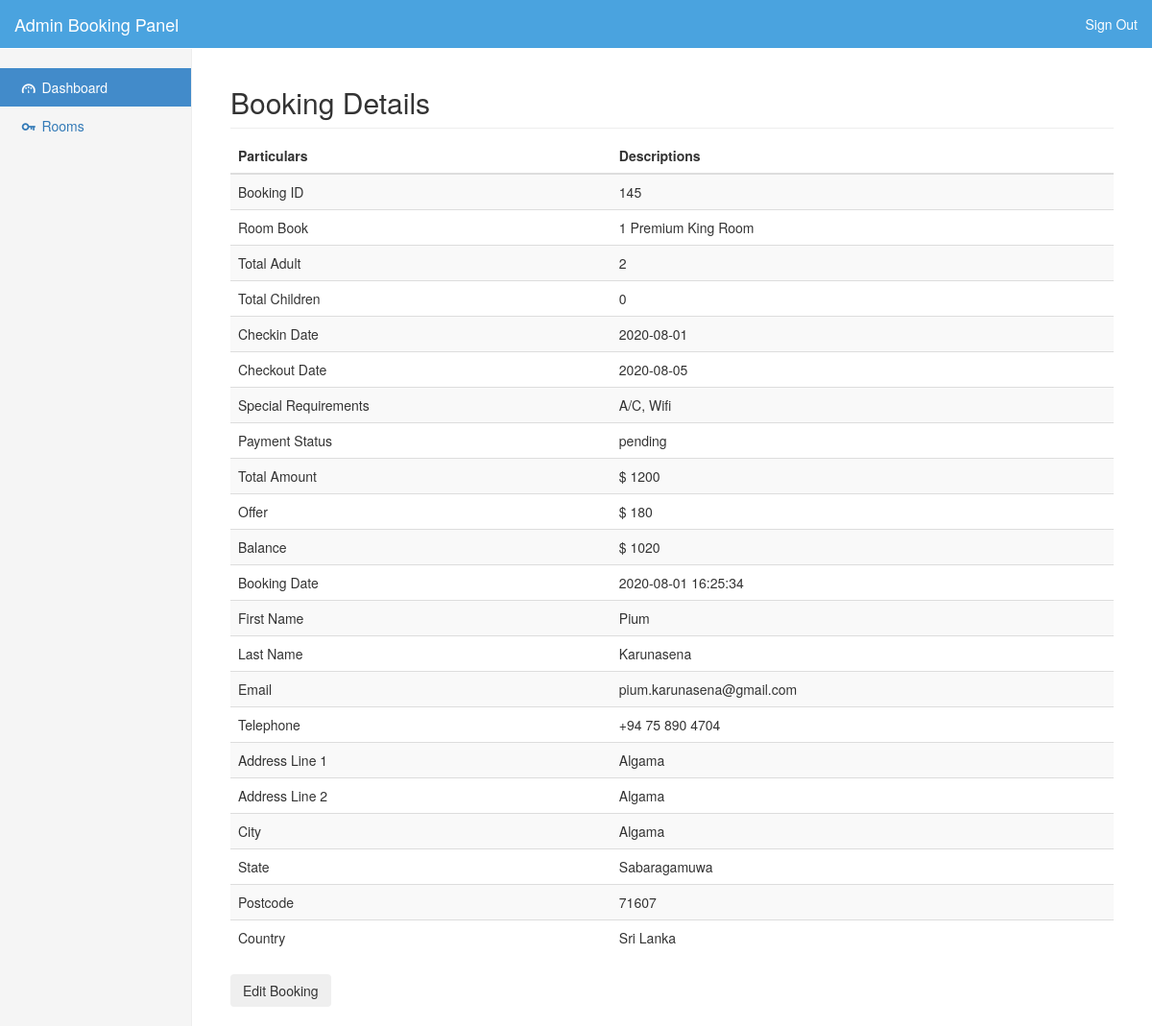
/admin/detail.php?booking=145 (signed in), run on the app's committed database.
### tables this page shows
CREATE TABLE IF NOT EXISTS `booking` (
`booking_id` int(200) NOT NULL,
  `total_adult` int(50) NOT NULL,
  `total_children` int(50) NOT NULL,
  `checkin_date` date NOT NULL,
  `checkout_date` date NOT NULL,
  `special_requirement` text NOT NULL,
  `payment_status` varchar(50) NOT NULL,
  `total_amount` double DEFAULT NULL,
  `offer` double NOT NULL,
  `booking_date` timestamp NOT NULL DEFAULT CURRENT_TIMESTAMP,
  `first_name` varchar(30) NOT NULL,
  `last_name` varchar(30) NOT NULL,
  `email` varchar(50) NOT NULL,
  `telephone_no` varchar(30) NOT NULL,
  `add_line1` varchar(100) NOT NULL,
  `add_line2` varchar(100) NOT NULL,
  `city` varchar(30) NOT NULL,
  `state` varchar(30) NOT NULL,
  `postcode` varchar(30) NOT NULL,
  `country` varchar(30) NOT NULL
);

CREATE TABLE IF NOT EXISTS `roombook` (
  `booking_id` int(11) NOT NULL,
  `room_id` int(11) NOT NULL,
  `totalroombook` int(11) NOT NULL,
`id` int(11) NOT NULL
);

CREATE TABLE IF NOT EXISTS `room` (
`room_id` int(255) NOT NULL,
  `total_room` int(255) NOT NULL,
  `capacity` int(255) DEFAULT NULL,
  `size` varchar(30) DEFAULT NULL,
  `bed` varchar(30) DEFAULT NULL,
  `room_name` varchar(50) NOT NULL,
  `descriptions` text,
  `rate` double NOT NULL,
  `imgpath` varchar(100) NOT NULL
);

### admin/detail.php (the view, shortened to what this page needs)
<!DOCTYPE html>
<html lang="en"><head><meta http-equiv="Content-Type" content="text/html; charset=UTF-8">
    <link href="css/bootstrap.min.css" rel="stylesheet">
    <link href="css/dashboard.css" rel="stylesheet">
	<link href="http://ajax.googleapis.com/ajax/libs/jqueryui/1.8/themes/base/jquery-ui.css" rel="stylesheet" type="text/css"/>
	<link href="css/datepicker.css" rel="stylesheet" type="text/css"/>
  <link rel="stylesheet" href="css/fontello.css">
    <link rel="stylesheet" href="css/animation.css">
 </head>
  <body>
    <nav class="navbar navbar-inverse navbar-fixed-top" role="navigation">
      <div class="container-fluid" style="background-color: #4aa3df;">
        <div class="navbar-header">
          <a class="navbar-brand" href="#" style="color: #ffffff;">Admin Booking Panel</a>
        </div>
        <div id="navbar" class="navbar-collapse collapse">
          <ul class="nav navbar-nav navbar-right">
            <li><a href="signout.php" style="color: #ffffff;">Sign Out</a></li>
          </ul>
        </div>
      </div>
    </nav>
    <div class="container-fluid">
      <div class="row">
        <div class="col-sm-3 col-md-2 sidebar">
          <ul class="nav nav-sidebar">
            <li class="active"><a href="dashboard.php"><i class="icon-gauge"></i> Dashboard <span class="sr-only">(current)</span></a></li>
			<li><a href="room.php"><i class="icon-key"></i> Rooms</a></li>
          </ul>
        </div>
        <div class="col-sm-9 col-sm-offset-3 col-md-10 col-md-offset-2 main bookinginfo">
          <h2 class="sub-header">Booking Details</h2>
          <div class="table-responsive">
            <table class="table table-striped">
              <thead>
                <tr>
                  <th>Particulars</th>
                  <th>Descriptions</th>
                </tr>
              </thead>
              <tbody >
			  <?php
			  $result = mysql_query("Select * from booking where booking_id=".$_GET['booking']."");
				if( mysql_num_rows($result) >0){
					while ($rows = mysql_fetch_array($result)){
					print "				<tr><td>Booking ID</td>\n";
					print "				<td>".$rows['booking_id']." </td></tr>\n";
					print "				<tr><td>Room Book</td>\n";
					print "<td>";
					$q = mysql_query("SELECT roombook.totalroombook AS total, room.room_name AS name
																FROM roombook
																LEFT JOIN room ON roombook.room_id = room.room_id
																WHERE roombook.booking_id =".$rows['booking_id'].";");
											while($r = mysql_fetch_array($q))
											{
											print "                  ".$r['total']." ".$r['name']."<br> \n";
											}
					print "</td>";
					print "				</tr>\n";
					print "				<tr><td>Total Adult</td>\n";
					print "				<td>".$rows['total_adult']." </td></tr>\n";
					print "				<tr><td>Total Children</td>\n";
					print "				<td>".$rows['total_children']." </td>	</tr>\n";
					print "				<tr><td>Checkin Date</td>\n";
					print "				<td>".$rows['checkin_date']."</td></tr>\n";
					print "				<tr><td>Checkout Date</td>\n";
					print "				<td>".$rows['checkout_date']."</td></tr>\n";
					print "				<tr><td>Special Requirements</td>\n";
					print "				<td>".$rows['special_requirement']."</td></tr>\n";
					print "				<tr><td>Payment Status</td>\n";
					print "				<td>".$rows['payment_status']." </td>	</tr>\n";
					print "				<tr><td>Total Amount</td>\n";
					print "				<td>$ ".$rows['total_amount']."</td></tr>\n";
					print "				<tr><td>Offer</td>\n";
					print "				<td>$ ".$rows['offer']."</td></tr>\n";
					print "				<tr><td>Balance</td>\n";
					print "				<td>$ ".($rows['total_amount']-$rows['offer'])."</td></tr>\n";
					print "				<tr><td>Booking Date</td>\n";
					print "				<td>".$rows['booking_date']." </td>	</tr>\n";
					print "				<tr><td>First Name</td>\n";
					print "				<td>".$rows['first_name']." </td>	</tr>\n";
					print "				<tr><td>Last Name</td>\n";
					print "				<td>".$rows['last_name']." </td>	</tr>			\n";
					print "				<tr><td>Email</td>\n";
					print "				<td>".$rows['email']." </td>	</tr>\n";
					print "				<tr><td>Telephone</td>\n";
					print "				<td>".$rows['telephone_no']."</td></tr>\n";
					print "				<tr><td>Address Line 1</td>\n";
					print "				<td>".$rows['add_line2']." </td>	</tr>\n";
					print "				<tr><td>Address Line 2</td>\n";
					print "				<td>".$rows['add_line2']."</td></tr>		</tr>\n";
					print "				<tr><td>City</td>\n";
					print "				<td>".$rows['city']."</td></tr>	</tr>\n";
					print "				<tr><td>State</td>\n";
					print "				<td>".$rows['state']."</td></tr>	</tr>\n";
					print "				<tr><td>Postcode</td>\n";
					print "				<td>".$rows['postcode']."</td></tr>	</tr>\n";
					print "				<td>Country</td>\n";
					print "				<td>".$rows['country']."</td></tr>	</tr>";
					}
				}
			  ?>
              </tbody>
            </table>
          </div>
		  <button type="button" class="btn" id="editbook">Edit Booking</button>
        </div>
      </div>
    </div>
</body></html>

### admin/css/dashboard.css (style rules this page uses)
body { padding-top: 50px; }
.sub-header { padding-bottom: 10px; border-bottom: 1px solid #eee; }
.navbar-fixed-top { border: 0; }
.sidebar { display: none; }
@media (min-width: 768px) { .sidebar { position: fixed; top: 51px; bottom: 0; left: 0; z-index: 1000; display: block; padding: 20px; overflow-x: hidden; overflow-y: auto; background-color: #f5f5f5; border-right: 1px solid #eee; } }
.nav-sidebar { margin-right: -21px; margin-bottom: 20px; margin-left: -20px; }
.nav-sidebar > li > a { padding-right: 20px; padding-left: 20px; }
.nav-sidebar > .active > a, .nav-sidebar > .active > a:hover, .nav-sidebar > .active > a:focus { color: #fff; background-color: #428bca; }
.main { padding: 20px; }
@media (min-width: 768px) { .main { padding-right: 40px; padding-left: 40px; } }

### data on the page
booking: booking_id "145", total_adult "2", total_children "0", checkin_date "2020-08-01", checkout_date "2020-08-05", special_requirement "A/C, Wifi", payment_status "pending", total_amount "1200", offer "180", $rows['total_amount']-$rows['offer'] "1020", booking_date "2020-08-01 16:25:34", first_name "Pium", last_name "Karunasena", email "pium.karunasena@gmail.com", telephone_no "+94 75 890 4704", add_line2 "Algama", city "Algama", state "Sabaragamuwa", postcode "71607", country "Sri Lanka"
roombook: totalroombook "1", room.room_name "Premium King Room"
